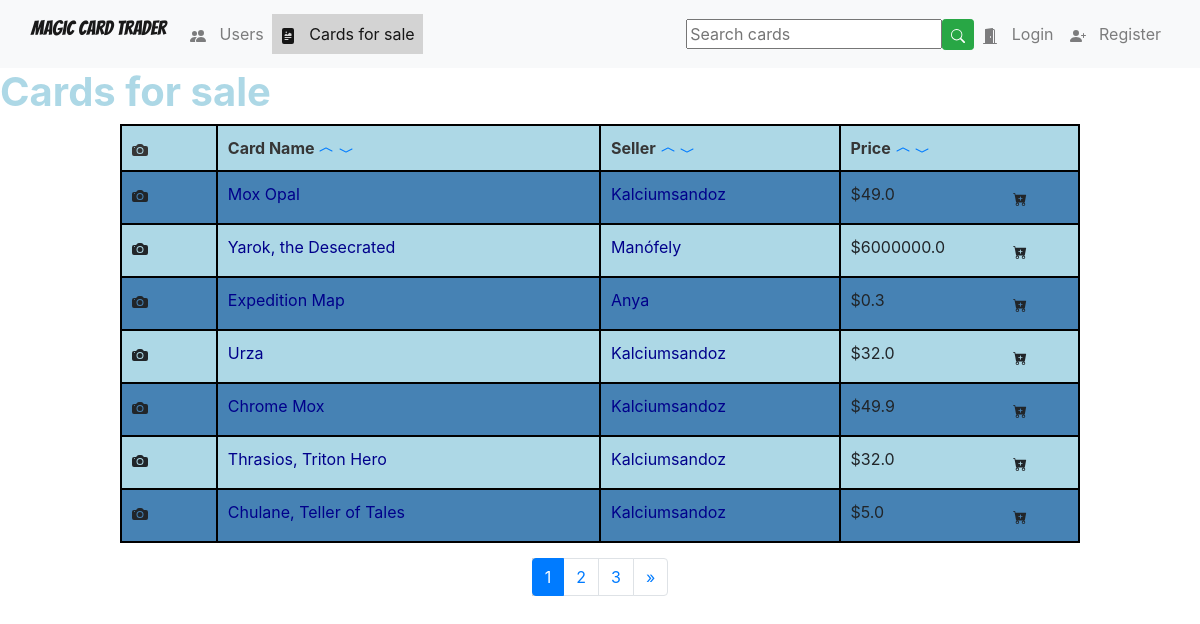
Page /cards/ on the earlier database version.
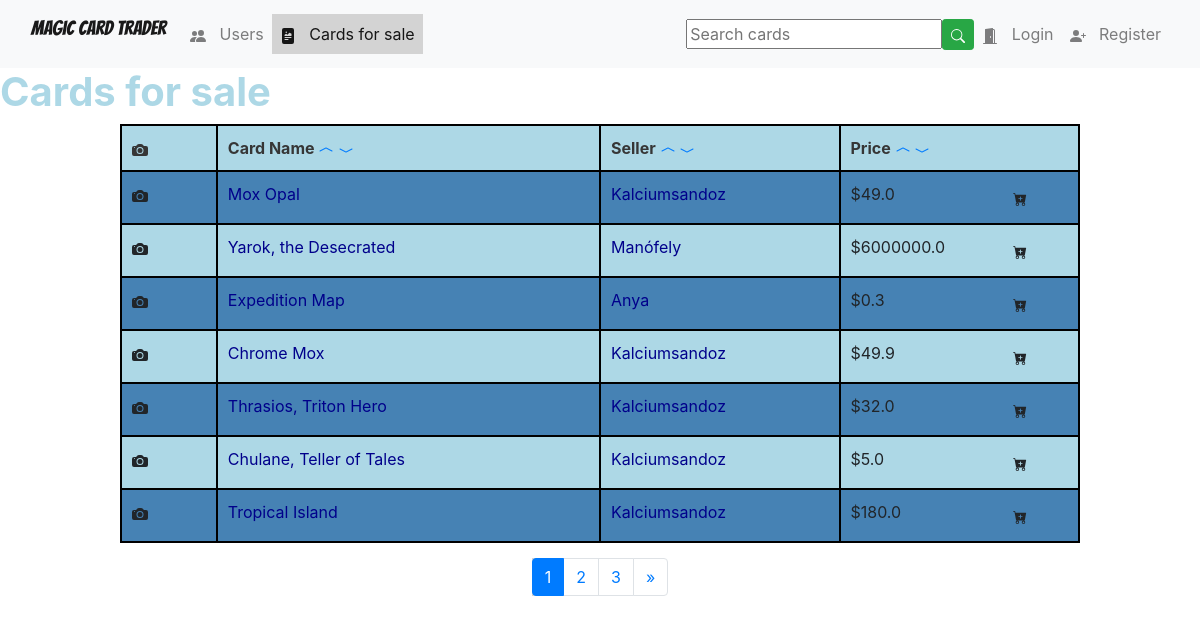
Same page on the later database version.
### Magic/models.py (models this page shows, shortened)
class Card(models.Model):
    name = models.CharField(max_length = 150)
    set_name = models.CharField(max_length = 150)
    price = models.FloatField()
    user = models.ForeignKey(User, on_delete=models.CASCADE)
    is_foil = models.BooleanField(default=False)
    is_ordered = models.BooleanField(default=False)

### Magic/views.py (the view)
# urls.py: path('cards/', views.cards, name="cards"),
def cards(request):
    template = loader.get_template('magic/cards.html')
    if request.user.is_authenticated:
        all_cards = Card.objects.filter(is_ordered=False).exclude(user=request.user)
    else:
        all_cards = Card.objects.filter(is_ordered=False)
    order_by = request.GET.get('order_by')
    direction = request.GET.get('direction')
    if direction == 'desc':
        if order_by == 'price':
            all_cards = all_cards.order_by(order_by).reverse()
        else:
            all_cards = all_cards.order_by(Lower(order_by)).reverse()
    elif direction == 'asc':
        if order_by == 'price':
            all_cards = all_cards.order_by(order_by)
        else:
            all_cards = all_cards.order_by(Lower(order_by))
    card_filter = CardFilter(request.GET, queryset=all_cards)
    all_cards = card_filter.qs
    paginator = Paginator(all_cards, 7)
    page = request.GET.get('page', 1)
    try:
        cards = paginator.page(page)
    except PageNotAnInteger:
        cards = paginator.page(1)
    except EmptyPage:
        cards = paginator.page(paginator.num_pages)
    context = {
        'all_cards': all_cards,
        'cards': cards,
        'nbar':'cards',
        'order_by': order_by,
        'direction': direction,
        'card_filter': card_filter,
    }
    return HttpResponse(template.render(context, request))

### Magic/templates/magic/cards.html (shortened to what the changed rows need)
{% extends 'magic/base.html' %}
{% block body %}
    {% if all_cards %}
        <h1 class="basic-text cards-header">Cards for sale</h1>
        <table id="card-table">
            <tr>
                <th><span class="glyphicon glyphicon-camera">
                </span></th>
                <th>Card Name
                    <a href="?order_by=name&direction=asc">
                        <span class="bi bi-chevron-up">
                            <svg width="1em" height="1em" viewBox="0 0 16 16" class="bi bi-chevron-compact-up" fill="currentColor" xmlns="http://www.w3.org/2000/svg">
                                <path fill-rule="evenodd" d="M7.776 5.553a.5.5 0 0 1 .448 0l6 3a.5.5 0 1 1-.448.894L8 6.56 2.224 9.447a.5.5 0 1 1-.448-.894l6-3z"/>
                            </svg>
                        </span>
                    </a>
                    <a href="?order_by=name&direction=desc">
                        <span class="glyphicon glyphicon-chevron-down">
                            <svg width="1em" height="1em" viewBox="0 0 16 16" class="bi bi-chevron-compact-down" fill="currentColor" xmlns="http://www.w3.org/2000/svg">
                                <path fill-rule="evenodd" d="M1.553 6.776a.5.5 0 0 1 .67-.223L8 9.44l5.776-2.888a.5.5 0 1 1 .448.894l-6 3a.5.5 0 0 1-.448 0l-6-3a.5.5 0 0 1-.223-.67z"/>
                            </svg>
                        </span>
                    </a>
                </th>
                <th>Seller
                    <a href="?order_by=user&direction=desc">
                        <span class="glyphicon glyphicon-chevron-up">
                            <svg width="1em" height="1em" viewBox="0 0 16 16" class="bi bi-chevron-compact-up" fill="currentColor" xmlns="http://www.w3.org/2000/svg">
                                <path fill-rule="evenodd" d="M7.776 5.553a.5.5 0 0 1 .448 0l6 3a.5.5 0 1 1-.448.894L8 6.56 2.224 9.447a.5.5 0 1 1-.448-.894l6-3z"/>
                            </svg>
                        </span>
                    </a>
                    <a href="?order_by=user&direction=asc">
                        <span class="glyphicon glyphicon-chevron-down">
                            <svg width="1em" height="1em" viewBox="0 0 16 16" class="bi bi-chevron-compact-down" fill="currentColor" xmlns="http://www.w3.org/2000/svg">
                                <path fill-rule="evenodd" d="M1.553 6.776a.5.5 0 0 1 .67-.223L8 9.44l5.776-2.888a.5.5 0 1 1 .448.894l-6 3a.5.5 0 0 1-.448 0l-6-3a.5.5 0 0 1-.223-.67z"/>
                            </svg>
                        </span>
                    </a>
                </th>
                <th>Price
                    <a href="?order_by=price&direction=asc">
                        <span class="glyphicon glyphicon-chevron-up">
                            <svg width="1em" height="1em" viewBox="0 0 16 16" class="bi bi-chevron-compact-up" fill="currentColor" xmlns="http://www.w3.org/2000/svg">
                                <path fill-rule="evenodd" d="M7.776 5.553a.5.5 0 0 1 .448 0l6 3a.5.5 0 1 1-.448.894L8 6.56 2.224 9.447a.5.5 0 1 1-.448-.894l6-3z"/>
                            </svg>
                        </span>
                    </a>
                    <a href="?order_by=price&direction=desc">
                        <span class="glyphicon glyphicon-chevron-down">
                            <svg width="1em" height="1em" viewBox="0 0 16 16" class="bi bi-chevron-compact-down" fill="currentColor" xmlns="http://www.w3.org/2000/svg">
                                <path fill-rule="evenodd" d="M1.553 6.776a.5.5 0 0 1 .67-.223L8 9.44l5.776-2.888a.5.5 0 1 1 .448.894l-6 3a.5.5 0 0 1-.448 0l-6-3a.5.5 0 0 1-.223-.67z"/>
                            </svg>
                        </span>
                    </a>
                </th>
            </tr>
            {% for card in cards %}
                <tr>
                    <td class="img-td">
                        <span class="glyphicon glyphicon-camera">
                        </span>
                    </td>
                    <td>
                        <a class="card-td-link" href="{% url 'Magic:card_detail' card.id %}">{{card.name}}</a>
                    </td>
                    <td class="seller-td">
                        <a class="user-td-link" href="{% url 'Magic:user_detail' card.user.id %}">{{card.user}}</a>
                    </td>
                    <td class="price-td">
                        ${{card.price}}
                        <a href="{% url 'Magic:add_to_cart' card.id %}" >
                            <button type="submit" class="btn btn-default btn-sm btn-cart">
                                <span class="glyphicon glyphicon-shopping-cart">
                                </span>
                            </button>
                        </a>
                    </td>
                </tr>
            {% endfor %}
        </table>
        <nav aria-label="Page navigation">
            {% if cards.has_other_pages %}
                <ul class="pagination justify-content-center">
                    {% for i in cards.paginator.page_range %}
                        {% if cards.number == i %}
                            <li class="page-item active" aria-current="page"><span class="page-link">{{ i }} <span class="sr-only">(current)</span></span></li>
                        {% else %}
                            <li class="page-item"><a href="?page={{ i }}&order_by={{ order_by }}&direction={{ direction }}" class="page-link">{{ i }}</a></li>
                        {% endif %}
                    {% endfor %}
                </ul>
            {% endif %}
        </nav>
            {% else %}
            <h3 class="basic-text">No cards available for sale</h3>
    {% endif %}
{% endblock %}

Differences in the rows shown:
no longer on this page (row edited): Card: name "Urza", user "Kalciumsandoz", price "32.0"
now on this page (row unchanged): Card: name "Tropical Island", user "Kalciumsandoz", price "180.0"
